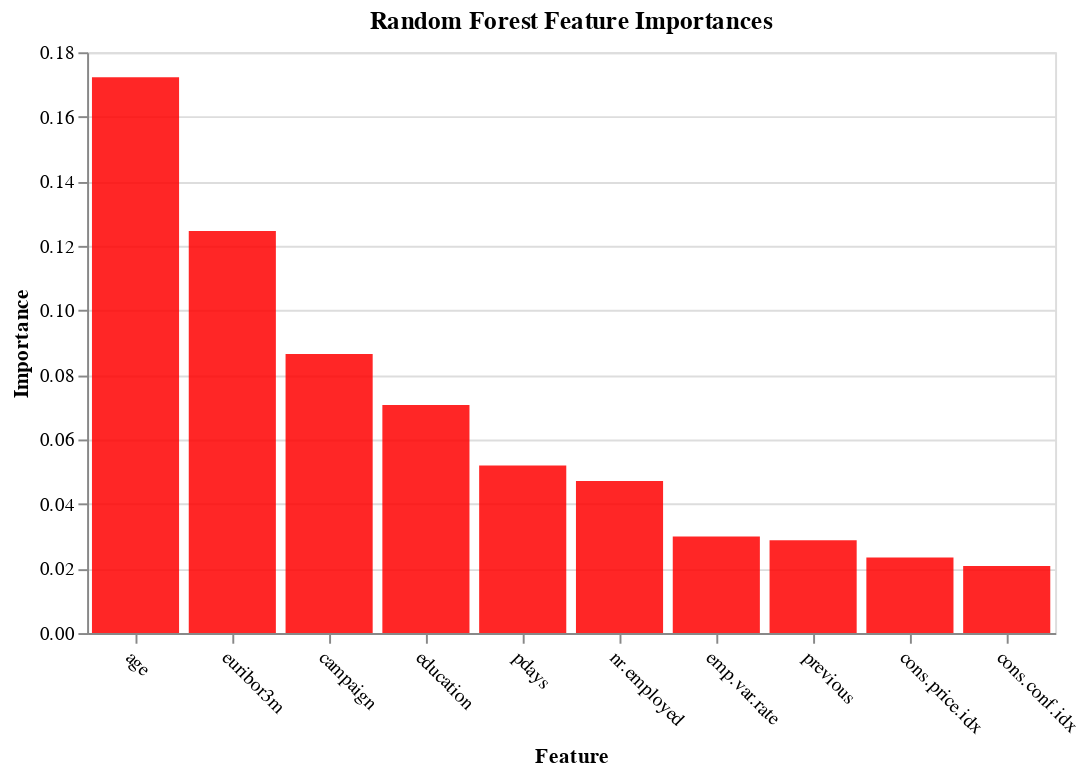

The cell this chart's notebook holds for it:
### Markdown cell above
- Visualising the important features

### Code cell
import altair as alt

def plot_imp(best_features, scores, method_name, color):
    
    df = pd.DataFrame({'features': best_features, 
                       'importances': scores})
    
    chart = alt.Chart(df, 
                      width=500, 
                      title=method_name + ' Feature Importances'
                     ).mark_bar(opacity=0.85, 
                                color=color).encode(
        alt.X('features', title='Feature', sort=None, axis=alt.AxisConfig(labelAngle=45)),
        alt.Y('importances', title='Importance')
    )
    
    return chart

plot_imp(best_features_rfi, feature_importances_rfi, 'Random Forest', 'red')

### Figure 1 — Vega-Lite specification as saved in the notebook (floating-point values rounded to 4 significant figures)
{"$schema": "https://vega.github.io/schema/vega-lite/v2.6.0.json", "config": {"view": {"height": 300, "width": 400}}, "data": {"name": "data-6d3b3789037da6403a6ea66530bae52d"}, "datasets": {"data-6d3b3789037da6403a6ea66530bae52d": [{"features": "age", "importances": 0.1723}, {"features": "euribor3m", "importances": 0.1246}, {"features": "campaign", "importances": 0.08652}, {"features": "education", "importances": 0.07071}, {"features": "pdays", "importances": 0.05193}, {"features": "nr.employed", "importances": 0.04712}, {"features": "emp.var.rate", "importances": 0.02996}, {"features": "previous", "importances": 0.02876}, {"features": "cons.price.idx", "importances": 0.02341}, {"features": "cons.conf.idx", "importances": 0.02076}]}, "encoding": {"x": {"axis": {"labelAngle": 45}, "field": "features", "sort": null, "title": "Feature", "type": "nominal"}, "y": {"field": "importances", "title": "Importance", "type": "quantitative"}}, "mark": {"color": "red", "opacity": 0.85, "type": "bar"}, "title": "Random Forest Feature Importances", "width": 500}
